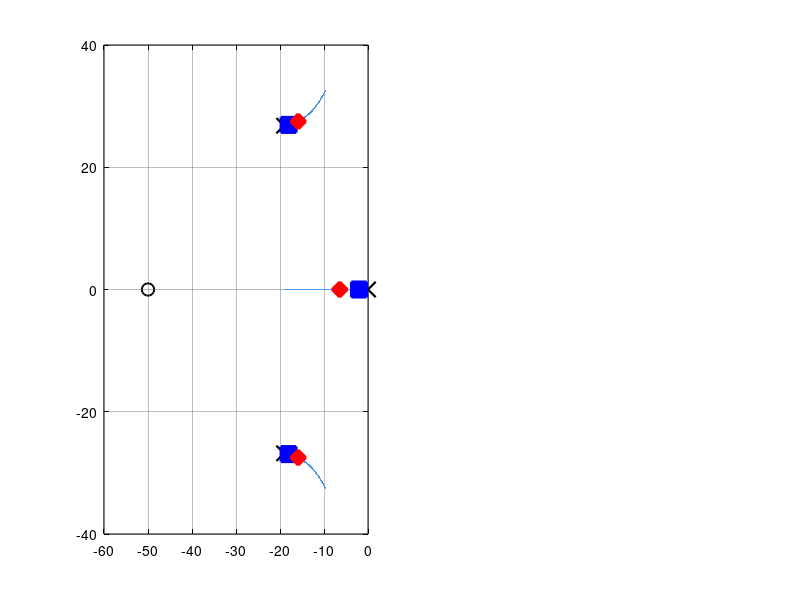

Write MATLAB code to recreate this figure. (Note: this script raises an error after producing the figure.)
function design_position_rootlocus()
% DESIGN_POSITION_ROOTLOCUS  Cascade dış döngü root locus + kapalı-çevrim
% kutup analizi — ANALİTİK türetme, rlocus DOĞRULAMA olarak.
%
% Analitik-Önce Tasarım prensibi (CLAUDE.md): kapalı-çevrim karakteristik
% denklemi elle çıkarılır, kutuplar analitik tayin edilir; `rlocus`/`pole`
% sadece doğrular. Bu, design_position_p.m'in 5× bandwidth kuralıyla seçtiği
% Kp_pos=2'yi KÖK DÜZEYİNDE gerekçelendirir.
%
% ── ANALİTİK TÜRETME ────────────────────────────────────────────────
% İç döngü (hız PI, çalışan Kp_i=0.002, Ki_i=0.1 — analitik §11.11.3):
%   Plant duty→ω:  G_d(s) = K·Vs/(τs+1),  K·Vs = 53.89·12.15 = 654.8
%   PI:            C_i(s) = Kp_i + Ki_i/s
%   İç kapalı-çevrim karakteristik denklem 1+C_i·G_d=0:
%     s(τs+1) + K·Vs(Kp_i·s + Ki_i)/s · ... → 0.0605 s² + 2.3096 s + 65.48 = 0
%     ⇒ ωn_i = √(65.48/0.0605) = 32.9 rad/s,  ζ_i = 2.3096/(2·0.0605·32.9) = 0.58
%   (§11.13.7'deki "iç ωn~33" bulgusu ANALİTİK doğrulandı; Vsupply dahil)
%
% Dış döngü:  L_o(s) = Kp_pos · T_i(s) · (1/s)   (1/s = hız→pozisyon integ.)
%   Baskın yaklaşım (iç döngü hızlı → T_i ≈ 1/(τ_eff s+1), τ_eff=2ζ_i/ωn_i=0.0353 s):
%     1 + Kp_pos/[s(τ_eff s+1)] = 0  ⇒  s² + (1/τ_eff)s + Kp_pos/τ_eff = 0
%   Breakaway (çift kök, ayrım disc=0):  Kp_pos,bp = 1/(4τ_eff) ≈ 7.1
%     Kp_pos < 7.1 → iki REEL kök (overdamped, SALINIMSIZ)
%     Kp_pos > 7.1 → KOMPLEKS kökler (salınım başlar)
%   Kp_pos = 2 (step):    ζ_o = 1/(2√(Kp_pos·τ_eff)) = 1.88 > 1 → overdamped,
%                          baskın kutup ≈ -2.1 rad/s (design ωc≈1.93 ile tutarlı) ✓
%   Kp_pos = 6 (mirror):  hâlâ < 7.1 → overdamped sınırına yakın, baskın kutup daha hızlı
%
% ── rlocus DOĞRULAMA (tam 3. derece model) ──────────────────────────
% Çalıştırma: matlab -batch "cd('matlab/asama_2_kontrol'); design_position_rootlocus"

    K = 53.89; tau = 0.0605; Vs = 12.15;
    Kp_i = 0.002; Ki_i = 0.1;

    s = tf('s');
    Gd = (K*Vs) / (tau*s + 1);        % duty → ω (lineer plant)
    Ci = Kp_i + Ki_i/s;               % hız PI
    Ti = feedback(Ci*Gd, 1);          % iç kapalı-çevrim (tam)
    L0 = Ti * (1/s);                  % dış açık-çevrim (Kp_pos hariç birim)

    % analitik baskın yaklaşım parametreleri (yorumdaki türetme)
    wn_i = sqrt(65.48/0.0605); zeta_i = 2.3096/(2*0.0605*wn_i);
    tau_eff = 2*zeta_i/wn_i;
    Kp_bp = 1/(4*tau_eff);

    % kapalı-çevrim kutupları (tam model, rlocus doğrulaması)
    p2 = pole(feedback(2*L0, 1));
    p6 = pole(feedback(6*L0, 1));

    fprintf('--- ANALİTİK ---\n');
    fprintf('İç döngü: ωn_i=%.1f rad/s, ζ_i=%.2f, τ_eff=%.4f s\n', wn_i, zeta_i, tau_eff);
    fprintf('Breakaway Kp_pos,bp = %.2f (üstünde salınım)\n', Kp_bp);
    fprintf('--- rlocus DOĞRULAMA (tam 3. derece) ---\n');
    fprintf('Kp_pos=2 kapalı-çevrim kutupları:\n'); disp(p2);
    fprintf('Kp_pos=6 kapalı-çevrim kutupları:\n'); disp(p6);

    here = fileparts(mfilename('fullpath'));
    outdir = fullfile(here, 'results', '2_5_cascade');
    if ~exist(outdir, 'dir'); mkdir(outdir); end
    set(groot, 'defaultAxesColor','w', 'defaultAxesXColor','k', 'defaultAxesYColor','k', ...
        'defaultTextColor','k', 'defaultAxesGridColor',[0.15 0.15 0.15], 'defaultAxesGridAlpha',0.3);

    % manuel root locus (rlocus chart legend'i beyaz tema override ediyor → elle çiz)
    kvals = linspace(0.01, 20, 800);   % k=0'da kazanç sıfır → kutup yok; küçük pozitiften başla
    locus = zeros(3, numel(kvals));
    for i = 1:numel(kvals)
        locus(:,i) = pole(feedback(kvals(i)*L0, 1));
    end
    op = pole(L0); oz = zero(L0);   % açık-çevrim kutup (x) ve sıfır (o)

    f = figure('Position', [80 80 1120 480], 'Color', 'w');

    for sp = 1:2
        subplot(1,2,sp); hold on; grid on; box on;
        hl = plot(real(locus(:)), imag(locus(:)), '.', 'Color',[0.30 0.60 0.90], 'MarkerSize',4);
        hx = plot(real(op), imag(op), 'kx', 'MarkerSize',11, 'LineWidth',1.6);
        plot(real(oz), imag(oz), 'ko', 'MarkerSize',9, 'LineWidth',1.4);
        h2 = plot(real(p2), imag(p2), 'bs', 'MarkerSize',11, 'LineWidth',2, 'MarkerFaceColor','b');
        h6 = plot(real(p6), imag(p6), 'rd', 'MarkerSize',11, 'LineWidth',2, 'MarkerFaceColor','r');
        xline(0, 'k:'); yline(0, 'k:');
        xlabel('Real axis \sigma [1/s]'); ylabel('Imag axis j\omega [1/s]');
        if sp == 1
            title('Cascade Outer Loop — Root Locus (K_{p,pos})', 'FontWeight','bold');
            legend([hl hx h2 h6], {'locus (K_{p,pos}:0\rightarrow20)','open-loop poles','K_{p,pos}=2 (step)','K_{p,pos}=6 (mirror)'}, ...
                'Location','northwest', 'TextColor','k', 'Color','w', 'EdgeColor',[0.6 0.6 0.6]);
        else
            title('Dominant region (zoom)', 'FontWeight','bold');
            xlim([-12 1]); ylim([-6 6]);
            text(-11.5, 5.2, sprintf('Analytic: overdamped for K_{p,pos} < %.1f', Kp_bp), 'FontSize',9, 'Color',[0.2 0.2 0.2]);
            text(-11.5, 4.4, 'K_{p,pos}=2 \rightarrow dominant pole \approx -2.1 (no oscillation)', 'FontSize',9, 'Color','b');
        end
    end

    exportgraphics(f, fullfile(outdir, 'cascade_rootlocus.png'), 'Resolution', 150);
    close(f);
    fprintf('Root locus görseli: %s/cascade_rootlocus.png\n', outdir);
end
